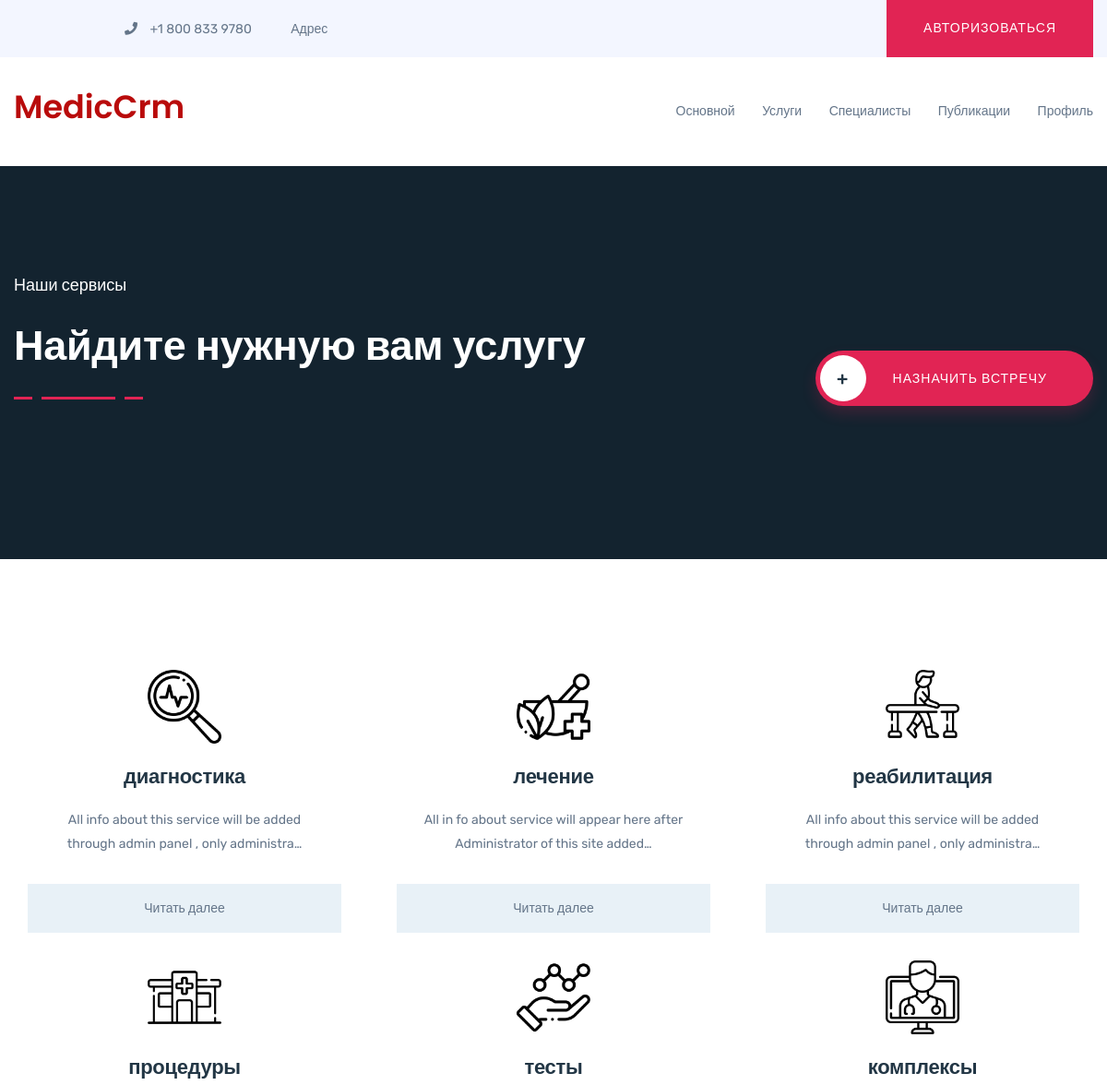
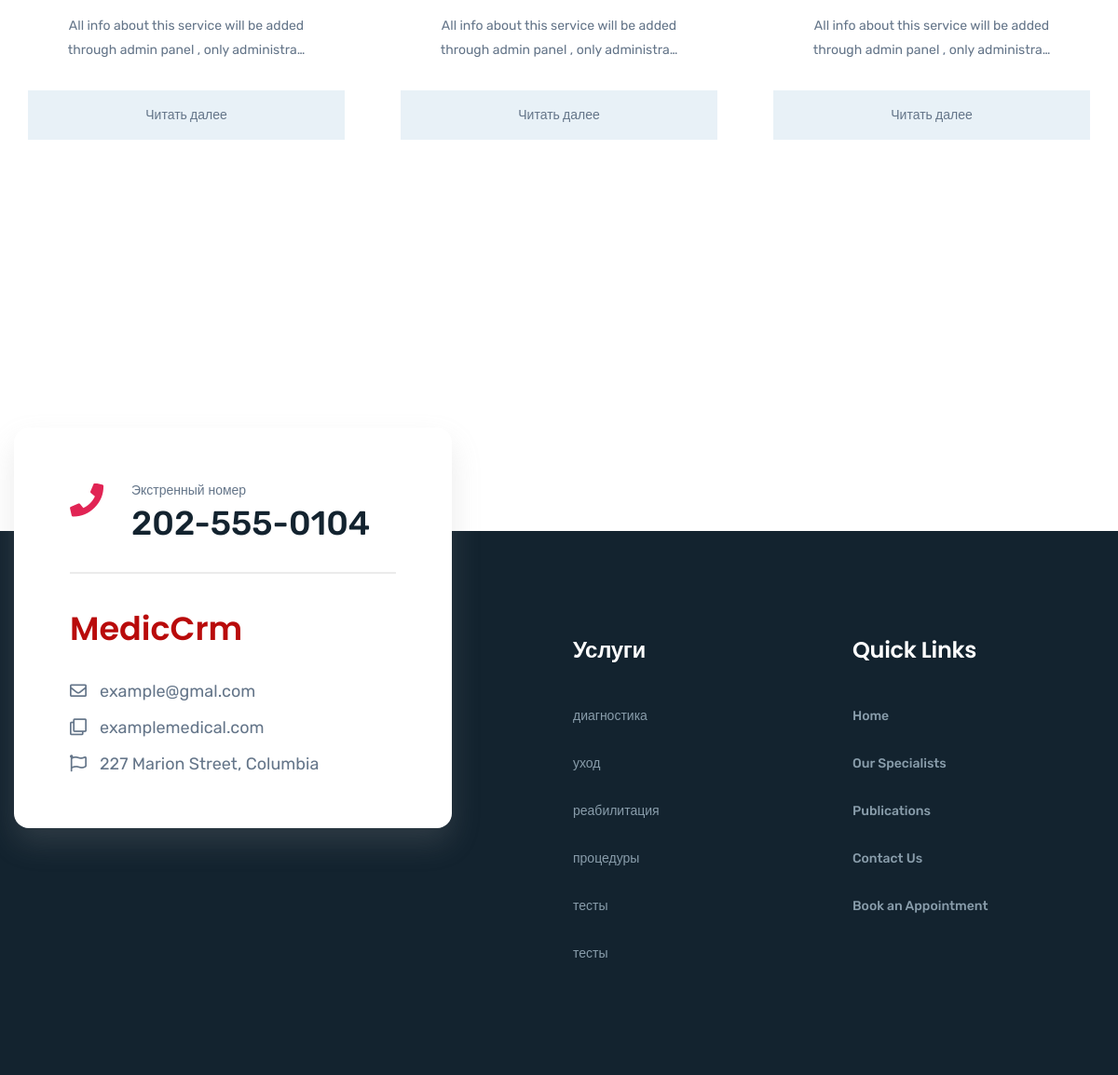
The app's page /service/ with its own data (2 pictures, top to bottom).
### service/models.py (models this page shows, shortened)
class Services(models.Model):
    image = models.ImageField(upload_to="service/", blank=True, null=True)
    name = models.CharField(max_length=200, blank=True)
    slug = models.SlugField(unique=True, blank=True)
    description = models.TextField(blank=True)

### service/views.py (the view, shortened to what this page needs)
# urls.py: path("", ServiceView.as_view(), name="service"),
class ServiceView(View):
    template_name = "pages/service/services-2.html"
    def get_context_data(self):
        context = {
            "services" : Services.objects.all()
        }
        return context
    def get(self, request):
        context = self.get_context_data()
        return render(request, self.template_name, context)

### templates/pages/service/services-2.html
{% extends 'wrapper.html' %}
{% load static %}
{% block content %}
      <section class="about-area pt-120 pb-90 primary-bg">
        <div class="container">
            <div class="row">
                <div class="col-xl-7 col-lg-8 col-md-12">
                    <div class="section-title pos-rel mb-75">
                        <div class="section-text pos-rel" >
                            <h5 style="color: white;">Наши сервисы</h5>
                            <h1 style="color: white;">Найдите нужную вам услугу</h1>
                        </div>
                        <div class="section-line pos-rel">
                            <img src="{% static 'img/shape/section-title-line.png' %}" alt="">
                        </div>
                    </div>
                </div>
                <div class="col-xl-5 col-lg-4">
                    <div class="section-button text-right pt-80">
                        <a data-animation="fadeInLeft" data-delay=".6s" href="{% url 'appointment:appointment_main' %}"
                            class="btn btn-icon ml-0"><span>+</span>назначить встречу</a>
                    </div>
                </div>
            </div>
        </div>
      </section>
      <section class="about-area pt-120 pb-90">
            <div class="container">
                <div class="row">
                    {% for i in services %}
                    <div class="col-xl-4 col-lg-4 col-md-6">
                        <div class="service-box-3 mb-30 text-center">
                            <div class="service-content-box">
                                <div class="service-content">
                                    <div class="image mb-4">
                                        <img src="{{ i.image.url }}" alt="" width="80px" height="80px">
                                    </div>
                                    <h3><a href="{% url 'service_app:service_detail' i.slug %}">{{ i.name }}</a></h3>
                                    <p>
                                        {{ i.description|truncatechars:80 }}
                                    </p>
                                </div>
                                <a href="{% url 'service_app:service_detail' i.slug %}" class="service-link">Читать далее</a>
                            </div>
                        </div>
                    </div>
                    {% endfor %}
                </div>
            </div>
      </section>
{% endblock content%}

### staticfiles/css/default.css (style rules this page uses)
.mb-30 { margin-bottom: 30px; }
.mb-75 { margin-bottom: 75px; }
.pt-80 { padding-top: 80px; }
.pt-120 { padding-top: 120px; }
.pb-90 { padding-bottom: 90px; }
.primary-bg { background: #13232f; }
.pos-rel { position: relative; }

### staticfiles/css/responsive.css (style rules this page uses)
@media (min-width: 1200px) { .container { max-width:1200px } }
@media (min-width: 992px) and (max-width: 1200px) { .service-box-3 .service-content { padding-top: 30px; padding-left: 20px; padding-right: 20px; padding-bottom: 15px; } }
@media (min-width: 992px) and (max-width: 1200px) { .service-box-3 .service-content h3 { font-size: 22px; } }
@media (min-width: 992px) and (max-width: 1200px) { .section-title h1 { font-size: 45px; } }

### records on screen
Services: image (picture), name "диагностика", description "All info about this service will be added through admin panel , only administra…"
Services: image (picture), name "лечение", description "All in fo about service will appear here after Administrator of this site added…"
Services: image (picture), name "реабилитация", description "All info about this service will be added through admin panel , only administra…"
Services: image (picture), name "процедуры", description "All info about this service will be added through admin panel , only administra…"
Services: image (picture), name "тесты", description "All info about this service will be added through admin panel , only administra…"
Services: image (picture), name "комплексы", description "All info about this service will be added through admin panel , only administra…"
